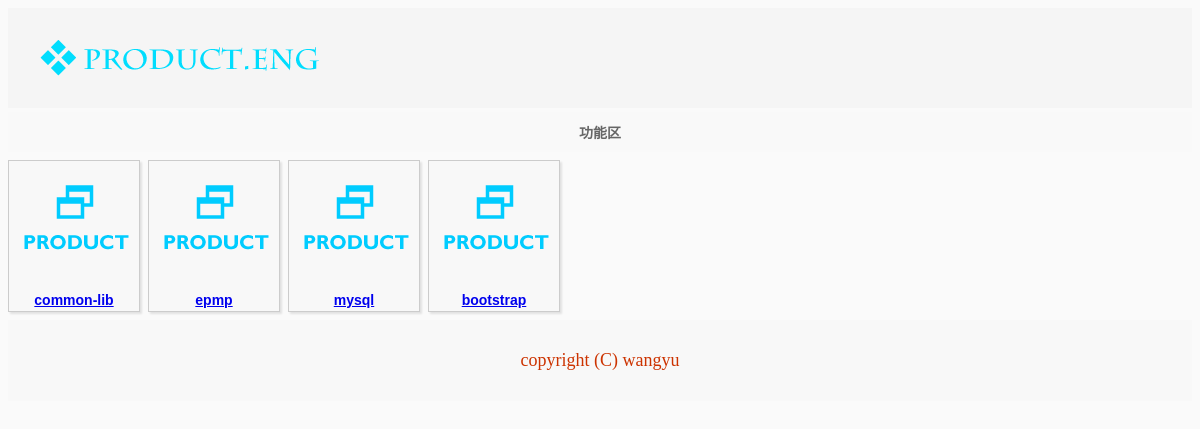
Screenshot of /business/product/product_develop_list.php (signed in) with the database file from the repository.
### tables this page shows
create table product_base
(
    id int auto_increment primary key,
    product_name char(32) not null,
    create_user_id int not null,
    create_date datetime not null,
    manage_group_id int not null,
    develop_group_id int not null,
    flags int not null,
    picture varchar(32),
    description varchar(32),
    index (product_name)
);

### business/product/product_base_tab.php (the view, shortened to what this page needs)
<?php
class product_base_tab
{
	public function get_develop_record($usr_id, $from, $to)
	{
		$sql  = "select * from product_base where ";
		$sql .= " develop_group_id in (select group_id from group_user where user_id = $usr_id)";
		$sql .= " limit $from, $to";
		$ret = mysql_query($sql);
		return $ret;
	}
}
class product_view
{
	public function show($row)
	{
		echo "
		<div class=\"thumbnail_box\">
			<a href=\"../version/version_list.php?product_id={$row['id']}\">
				<img class=\"thumbnail_picture\" src=\"../../images/product.png\">
				<p class=\"thumbnail_desc\" align=\"center\">{$row['product_name']}</p>
			</a>
		</div>
		";
	}
}
?>

### business/product/product_develop_list.php (shortened to what this page needs)
<?php
require_once("product_base_tab.php");
?>
<html>
<head>
<link href="../../css/basic.css" rel="stylesheet" type="text/css">
</head>
<body>
	<div class="banner">
		<img src="../../images/banner.png">
	</div>
	<div class="delimeter_block" align="center">功能区</div>
	<?php
	$tab = new product_base_tab();
	$view = new product_view();
	$tab->init();
	$ret = $tab->get_develop_record($_SESSION["userid"], 0, 10000);
	while($row = mysql_fetch_array($ret))
	{
		$view->show($row);
	}
	?>
	<div class="footer" align="center">
		<p> copyright (C) wangyu </p>
	</div>
</body>
</html>

### css/basic.css (style rules this page uses)
body { background-color:#FAFAFA; font-family: Helvetica, sans-serif; }
.banner { background-color:#F5F5F5; width:100%; height:auto; display:block; float:left; }
.footer { display:block; float:left; background-color:#F8F8F8; width:100%; padding:12 0 12 0; color:#CC3300; font-family:"Gill Sans MT Pro Book"; font-size:18px; }
.thumbnail_box { display:inline; float:left; background-color:#F8F8F8; border-color:#CCCCCC; border-style:solid; border-width:1; width:auto; height:auto; color:#999999; padding:1 1 1 1; margin:8 8 8 0; box-shadow: 2px 2px 2px rgba(0,0,0,0.1); }
.thumbnail_picture { width:128; height:128; }
.thumbnail_desc { margin:2 2 2 2; font-size:14px; font-family:Helvetica, Arial, sans-serif; font-weight:bold; }
.delimeter_block { display:block; float:left; width:100%; height:auto; padding:10 0 10 0; margin:4 0 0 0 ; background-color:#F9F9F9; color:#666666; font-size:14px; font-weight:bold; }

### rows the page displays
product_base: product_name "common-lib"
product_base: product_name "epmp"
product_base: product_name "mysql"
product_base: product_name "bootstrap"
